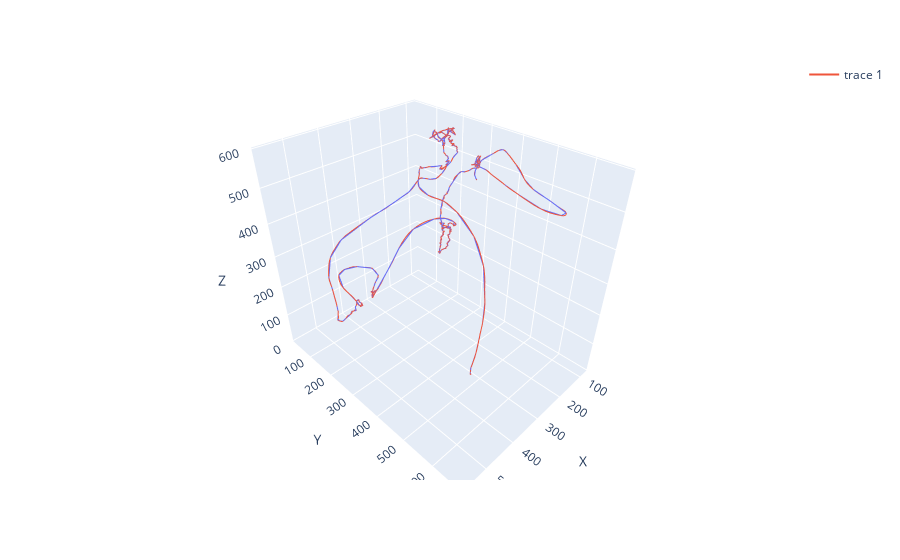

The cell this chart's notebook holds for it:
### Code cell
tip = subsampled.loc[subsampled["MARKER_NR"] == "tip1", :]
fig = px.line_3d(tip, x="X", y="Y", z="Z", hover_data=["FRAME"])
actual = dataMario.loc[dataMario["MARKER_NR"] == "tip1", :]
fig.add_trace(go.Scatter3d(x=actual["X"], y=actual["Y"], z=actual["Z"], mode="lines"))
fig.write_html("subsamplingResultsTip1.html")
fig.show()

### Figure 1 — Plotly figure (JSON) as saved in the notebook; plotly's stock layout.template omitted (floating-point values rounded to 4 significant figures; data arrays with more than 128 entries replaced by an {"elided": "..."} marker saying what was removed)
{"data": [{"customdata": {"elided": "500x1 int values"}, "hovertemplate": "X=%{x}<br>Y=%{y}<br>Z=%{z}<br>FRAME=%{customdata[0]}<extra></extra>", "legendgroup": "", "line": {"color": "#636efa", "dash": "solid"}, "marker": {"symbol": "circle"}, "mode": "lines", "name": "", "scene": "scene", "showlegend": false, "type": "scatter3d", "x": {"elided": "500 float values"}, "y": {"elided": "500 float values"}, "z": {"elided": "500 float values"}}, {"mode": "lines", "type": "scatter3d", "x": {"elided": "12020 float values"}, "y": {"elided": "12020 float values"}, "z": {"elided": "12020 float values"}}], "layout": {"legend": {"tracegroupgap": 0}, "margin": {"t": 60}, "scene": {"domain": {"x": [0, 1], "y": [0, 1]}, "xaxis": {"title": {"text": "X"}}, "yaxis": {"title": {"text": "Y"}}, "zaxis": {"title": {"text": "Z"}}}}}
